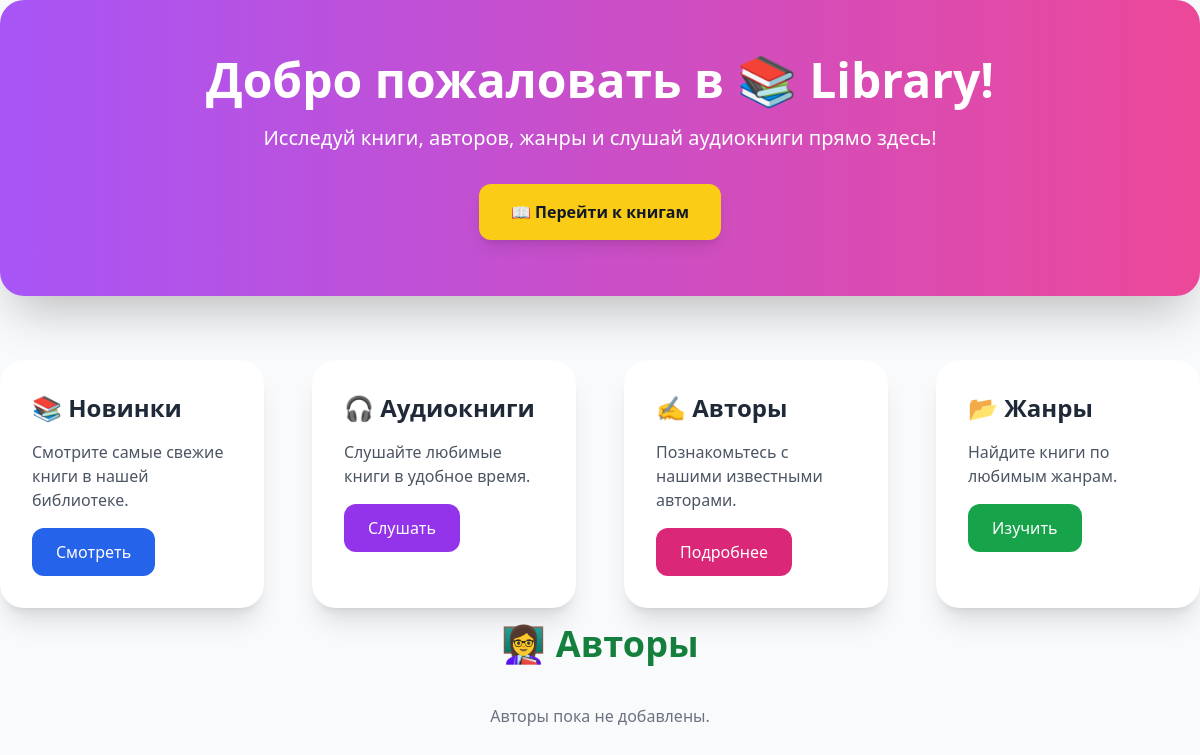
/authors/, run on an earlier commit of the app's database.
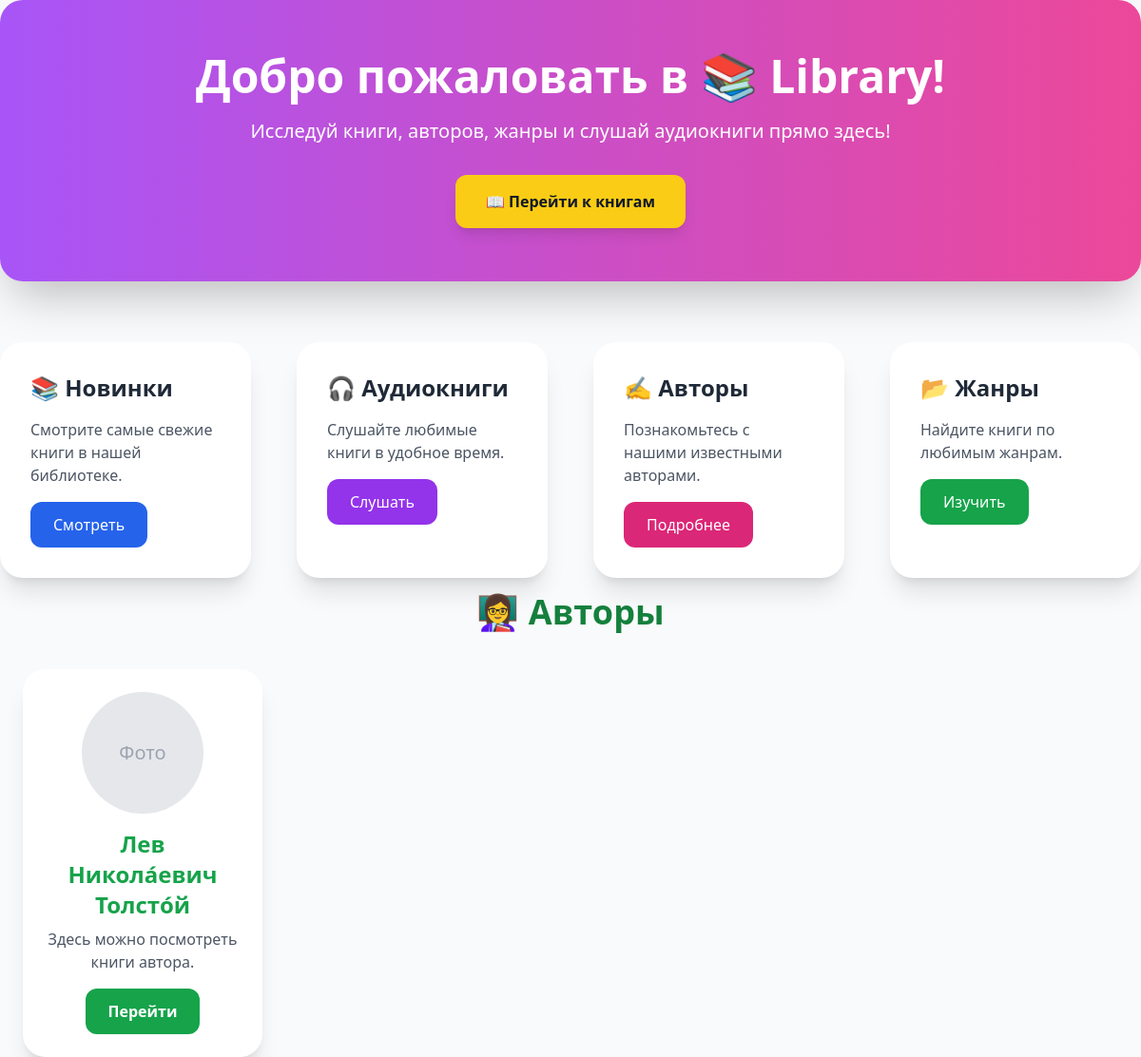
And on a later commit of the database.
### library_api/models.py (models this page shows, shortened)
class Author(models.Model):
    name = models.CharField(max_length=255)
    image_url = models.URLField(blank=True, null=True)
    bio = models.TextField(blank=True, null=True)  # например, описание

### library_site/views.py (the view)
# urls.py: path('authors/', views.authors),
def authors(request):
    return render(request, "authors.html", {"authors": Author.objects.all()})

### library_site/templates/authors.html
{% extends 'base.html' %}
{% block content %}
<h1 class="text-4xl font-extrabold text-center mb-10 mt-4 text-green-700">👩‍🏫 Авторы</h1>
<div class="grid grid-cols-1 sm:grid-cols-2 md:grid-cols-3 lg:grid-cols-4 gap-12 px-6">
    {% for author in authors %}
    <div class="bg-white rounded-3xl shadow-xl p-6 hover:scale-105 transform transition duration-300 hover:shadow-2xl">
        {% if author.image %}
        <img src="{{ author.image.url }}" alt="{{ author.name }}" class="rounded-full mx-auto mb-4 w-32 h-32 object-cover shadow-md">
        {% else %}
        <div class="rounded-full mx-auto mb-4 w-32 h-32 bg-gray-200 flex items-center justify-center text-gray-400 text-xl">Фото</div>
        {% endif %}
        <h2 class="text-2xl font-bold mb-2 text-center text-green-600">{{ author.name }}</h2>
        <p class="text-gray-600 mb-4 text-center">Здесь можно посмотреть книги автора.</p>
        <a href="/authors/{{ author.id }}/" class="block bg-green-600 hover:bg-green-700 text-white font-semibold text-center px-6 py-3 rounded-xl transition mx-auto w-max">Перейти</a>
    </div>
    {% empty %}
    <p class="text-gray-500 text-center col-span-full">Авторы пока не добавлены.</p>
    {% endfor %}
</div>
{% endblock %}

What changed in the data, as far as the page shows it:
added Author: name "Лев Никола́евич Толсто́й"
Also different on the page:
text no longer shown: "Авторы пока не добавлены."
